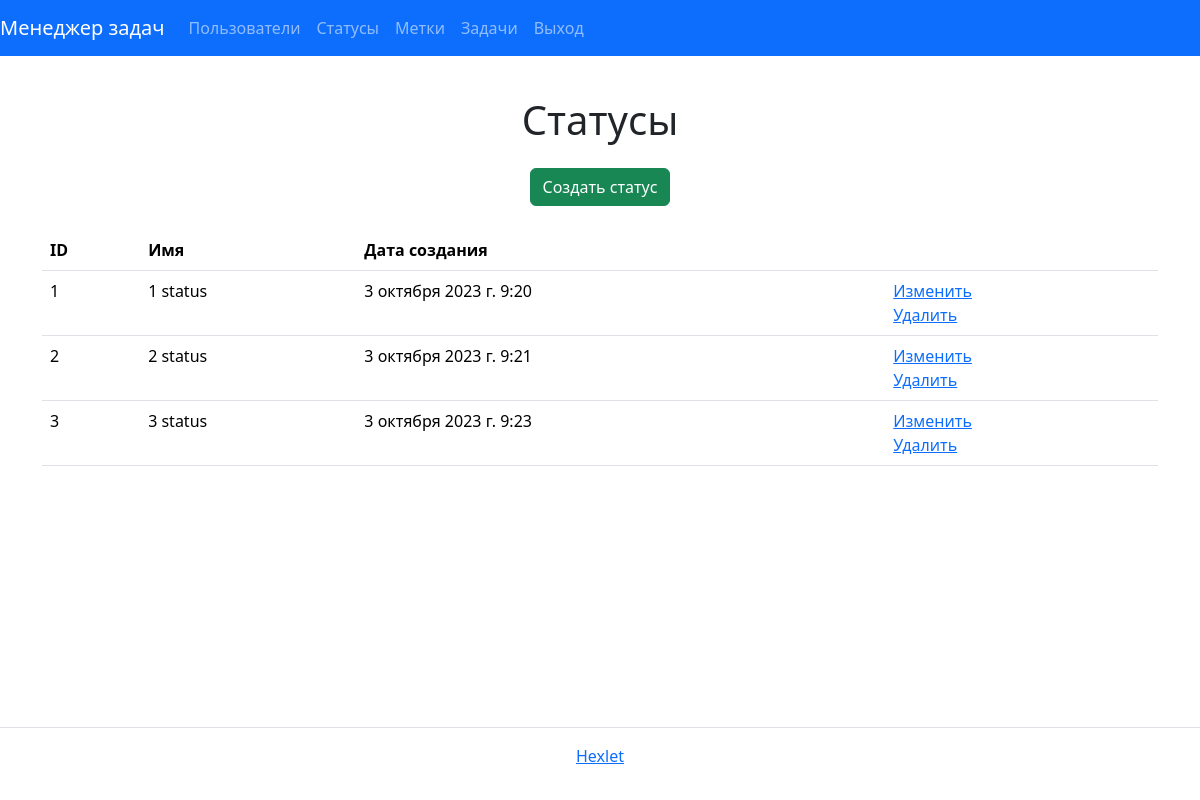
Screenshot of /statuses/ (signed in) with the database file from the repository.
### task_manager/statuses/models.py (models this page shows, shortened)
class Status(models.Model):
    name = models.CharField(_('name'), max_length=30)
    created_at = models.DateTimeField(auto_now_add=True)

### task_manager/statuses/views.py (the view)
# urls.py: path('', StatusList.as_view(), name='status_index'),
class StatusList(UserLoginMixin, ListView):
    model = Status
    template_name = 'statuses/index.html'
    context_object_name = 'statuses'

### task_manager/templates/statuses/index.html
{% extends "base.html" %}
{% load i18n %}
{% block content %}
<div class="container">
  <h1 class="my-4 text-center">{% trans "Statuses" %}</h1>
  <div class="d-flex justify-content-center mt-3 mb-0">
    <a class="btn btn-success btn-md" href="{% url 'status_create' %}">{% trans "Create status" %}</a>
  </div>
  <table class="table table-lg-responsive table-hover mt-4">
    <thead class="thead-light">
        <tr>
            <th>{% trans "ID" %}</th>
            <th>{% trans "Name" %}</th>
            <th>{% trans "Creation date" %}</th>
            <th></th>
        </tr>
    </thead>
        {% if statuses %}
        <tbody>
            {% for status in statuses %}
            <tr>
                <td>{{ status.id }}</td>
                <td>{{ status.name }}</td>
                <td>{{ status.created_at }}</td>
                <td>
                    <a href="{% url 'status_update' status.id %}">{% trans "Modify" %}</a>
                    <br>
                    <a href="{% url 'status_delete' status.id %}">{% trans "Delete" %}</a>
                </td>
            </tr>
            {% endfor %}
        {% endif %}
        </tbody>
  </table>
</div>
{% endblock %}

### rows the page displays
Status: id "1", name "1 status", created_at "3 октября 2023 г. 9:20"
Status: id "2", name "2 status", created_at "3 октября 2023 г. 9:21"
Status: id "3", name "3 status", created_at "3 октября 2023 г. 9:23"
